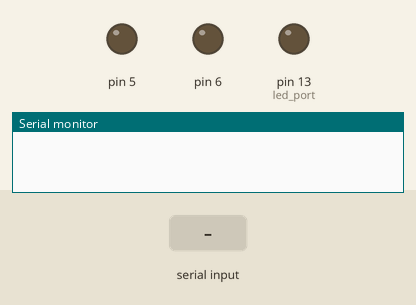
A sketch run on a simulated Arduino Leonardo, built with avr-gcc and run on an emulated ATmega32U4. Shown: output pins drawn as LEDs (lit = HIGH), the last lines printed to the serial monitor. The inputs (shaded band) are chosen by the test bench.

Above: at 0.1 s.
At 1.1 s:
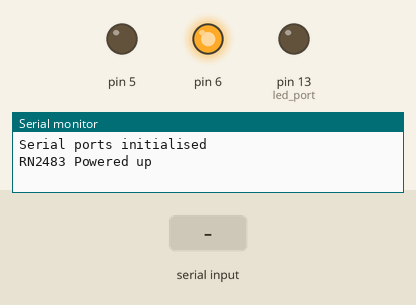
At 13.2 s:
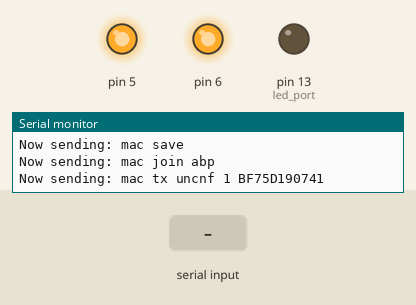
13.3 s: "1" received over the second serial link
Timing chart, 0 to 16.3 s (numbered marks = the images above; inputs shaded):
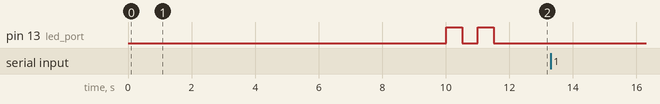

The sketch:

sketch_apr04a.ino
```cpp
/*
MarvinBase

Basic controls of IoT Academy Marvin LoRa Development board.

This version supports:
  - Sending LoRa uplink messages using ABP
  - Blink three times when sending data
  - Power control to RN2483 module

Instructions:
  - Get the latest version of the Arduino software
  - In Arduino IDE select Arduino Leonardo and com port of your device
  - Please adjust ABP adresses and key below to match yours
  - The loop() is where the actual stuff happens. Adjust input of send_lora_data() in void loop() to send your own data.
*/
// Port to assign the type of lora data (any port can be used between 1 and 223)
int     set_port  = 1;

// Some standard ports that depend on the layout of the Marvin
long    defaultBaudRate = 57600;
int     reset_port = 5;
int     RN2483_power_port = 6; //Note that an earlier version of the Marvin doesn't support seperate power to RN2483
int     led_port = 13;

//*** Set parameters here BEGIN ---->
String  set_nwkskey = "3E6AD2DF1A3505209D84A9AE7CAC56ED";
String  set_appskey = "B928C7B378EE259265AC0F204B9A5619";
String  set_devaddr = "12006B9E";
//*** <---- END Set parameters here


/*
 * Setup() function is called when board is started. Marvin uses a serial connection to talk to your pc and a serial
 * connection to talk to the RN2483, these are both initialized in seperate functions. Also some Arduino port are
 * initialized and a LED is called to blink when everything is done.
 */
void setup() {

  Serial.begin(defaultBaudRate);
  Serial1.begin(defaultBaudRate);
  InitializeSerials(defaultBaudRate);
  initializeRN2483(RN2483_power_port, reset_port);
  pinMode(led_port, OUTPUT); // Initialize LED port
  blinky();
}

void loop() {

    // check if returns are valid, if they are NaN (not a number) then something went wrong!
    String latit1 = "AE39D956631";
    String longit1 = "BF75D190741";
    String latit2 = "AE39D957092";
    String longit2 = "BF75D189409";
    String latit3 = "AE39D955346";
    String longit3 = "BF75D187797";
    String latit4 = "AE39D954287";
    String longit4 = "BF75D186890";
    String latit5 = "AE39D954047";
    String longit5 = "BF75D189631";

// Uncomment the line below for what you want to send
  send_Lat_long(set_port, latit1, longit1);
  send_Lat_long(set_port, latit2, longit2);
  send_Lat_long(set_port, latit3, longit3);
  send_Lat_long(set_port, latit4, longit4);
  while (true)
    send_Lat_long(set_port, latit5, longit5);

  //send_LoRa_data(set_port, String(tempdec) + "F" + String(humdec)); //send temp / hum as 4 digit integer (decimals included)

  blinky();
  delay(1000);
}
void send_Lat_long(int set_port, String latit, String longit) {
  send_LoRa_data(set_port, longit);
  read_data_from_LoRa_Mod();
  delay(3000);
  send_LoRa_data(set_port, latit);
  read_data_from_LoRa_Mod();
  delay(30000);
}
void InitializeSerials(int baudrate)
{
  delay(1000);
  print_to_console("Serial ports initialised");
}

void initializeRN2483(int pwr_port, int rst_port)
{
  //Enable power to the RN2483
  pinMode(pwr_port, OUTPUT);
  digitalWrite(pwr_port, HIGH);
  print_to_console("RN2483 Powered up");
  delay(1000);

  //Disable reset pin
  pinMode(rst_port, OUTPUT);
  digitalWrite(rst_port, HIGH);

  //Configure LoRa module
  send_LoRa_Command("sys reset");
  read_data_from_LoRa_Mod();

  send_LoRa_Command("radio set crc off");
  delay(1000);
  read_data_from_LoRa_Mod();

  send_LoRa_Command("mac set nwkskey " + set_nwkskey);
  read_data_from_LoRa_Mod();

  send_LoRa_Command("mac set appskey " + set_appskey);
  read_data_from_LoRa_Mod();

  send_LoRa_Command("mac set devaddr " + set_devaddr);
  read_data_from_LoRa_Mod();

  //For this commands some extra delay is needed.
  send_LoRa_Command("mac set adr on");
  delay(1000);
  read_data_from_LoRa_Mod();

  send_LoRa_Command("mac save");
  delay(1000);
  read_data_from_LoRa_Mod();

  send_LoRa_Command("mac join abp");
  delay(1000);
  read_data_from_LoRa_Mod();

}

void print_to_console(String message)
{
  Serial.println(message);
}

void read_data_from_LoRa_Mod()
{
  if (Serial1.available()) {
    String inByte = Serial1.readString();
    Serial.println(inByte);
  }

}

void send_LoRa_Command(String cmd)
{
  print_to_console("Now sending: " + cmd);
  Serial1.println(cmd);
  delay(500);
}

void send_LoRa_data(int tx_port, String rawdata)
{
  send_LoRa_Command("mac tx uncnf " + String(tx_port) + String(" ") + rawdata);
}


void blinky()
{
  digitalWrite(led_port, HIGH);   // turn the LED on (HIGH is the voltage level)
  delay(500);                     // wait for a second
  digitalWrite(led_port, LOW);    // turn the LED off by making the voltage LOW
  delay(500);                     // wait for a second
  digitalWrite(led_port, HIGH);   // turn the LED on (HIGH is the voltage level)
  delay(500);                     // wait for a second
  digitalWrite(led_port, LOW);    // turn the LED off by making the voltage LOW
  delay(500);                     // wait for a second

}
```
